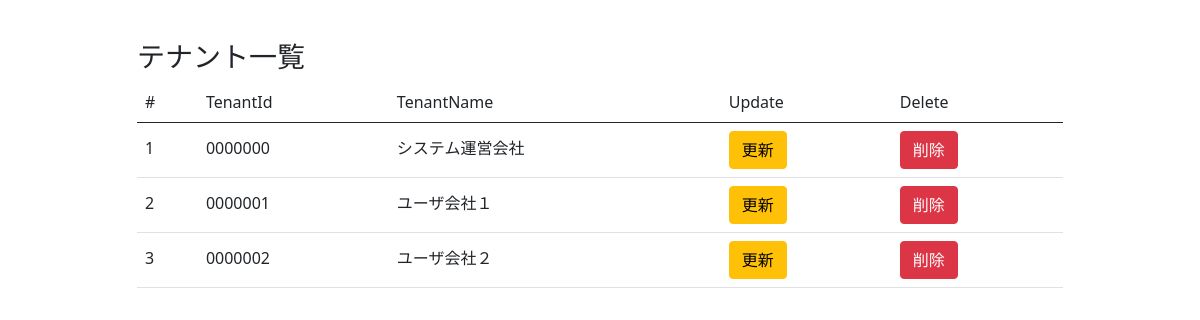
Page /gs_kadai09/php/view/tenant_list.php on the committed database.
### tables this page shows
CREATE TABLE `tenants` (
  `tenant_id` char(7) NOT NULL,
  `tenant_name` varchar(50) NOT NULL
);

### gs_kadai09/php/common/funcs.php (called while the page is built, shortened)
<?php
  function h($str) {
    return htmlspecialchars($str, ENT_QUOTES, 'UTF-8');
  }
?>

### gs_kadai09/php/view/tenant_list.php (the view, shortened to what this page needs)
<?php
    require_once('../common/funcs.php');
    $pdo = db_conn();
    $stmt = $pdo->prepare("SELECT tenant_id, tenant_name FROM tenants");
    $status = $stmt->execute();
?>
<!DOCTYPE html>
<html lang="ja">
<head>
    <link rel="stylesheet" href="../../css/reset.css">
    <link rel="stylesheet" href="../../css/style.css">
    <link href="https://cdn.jsdelivr.net/npm/bootstrap@5.0.2/dist/css/bootstrap.min.css" rel="stylesheet"
>
</head>
<body>
    <div class="wrapper-list d-flex align-items-top">
        <div class="container">
            <div class="row">
                <div class="col-1"></div>
                <div class="col-10">
                <h3>テナント一覧</h3>
                <table class="table table-hover">
                    <thead>
                        <tr>
                            <th scope="col">#</th>
                            <th scope="col">TenantId</th>
                            <th scope="col">TenantName</th>
                            <th scope="col">Update</th>
                            <th scope="col">Delete</th>
                        </tr>
                    </thead>
                    <tbody>
                    <?php
                        $i = 1;
                        while($result = $stmt->fetch(PDO::FETCH_ASSOC)) {
                            echo "<tr>";
                            echo "<td>" . $i . "</td>";
                            echo "<td>" . h($result['tenant_id']) . "</td>";
                            echo "<td>" . h($result['tenant_name']) . "</td>";
                            echo "<td><form action='http://localhost/gs_code/gs_kadai09/php/view/tenant_update.php' method='post'>";
                            echo "<button type='submit' class='btn btn-warning'>更新</button>";
                            echo "</form></td>";
                            echo "<td><form action='http://localhost/gs_code/gs_kadai09/php/act/tenant_delete_act.php' method='post'>";
                            echo "<button type='submit' class='btn btn-danger'>削除</button>";
                            echo "</form></td>";
                            $i++;
                        }
                    ?>
                    </tbody>
                    </table>
                </div>
                <div class="col-1"></div>
            </div>
        </div>
    </div>
</body>
</html>

### gs_kadai09/css/style.css (style rules this page uses)
.wrapper-list { margin-top: 5vh; height: 80vh; }

### rows in the picture
tenants: tenant_id "0000000", tenant_name "システム運営会社"
tenants: tenant_id "0000001", tenant_name "ユーザ会社１"
tenants: tenant_id "0000002", tenant_name "ユーザ会社２"
